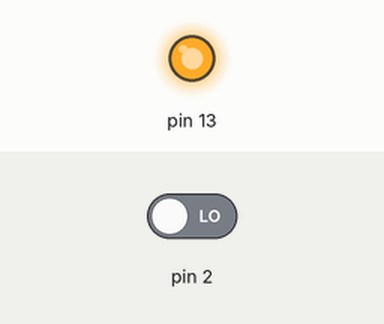
Recording of a program running on a simulated Arduino Uno, built with avr-gcc and run on an emulated ATmega328P. Parts: output pins drawn as LEDs (lit = HIGH). Inputs (shaded band) come from the test bench; at power-on: pin 2 LOW.

Above: at 1.2 s.
1.3 s: pin 2 driven HIGH
At 2.2 s:
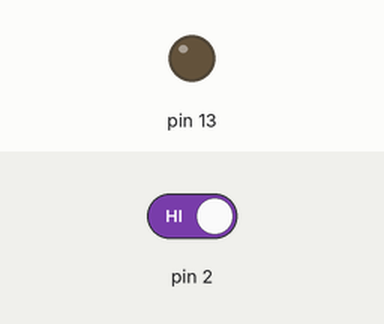
2.8 s: pin 2 driven LOW
At 3.3 s:
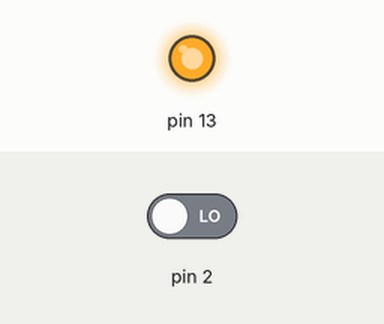
Timing chart, 0 to 5.8 s (numbered marks = the images above; inputs shaded):
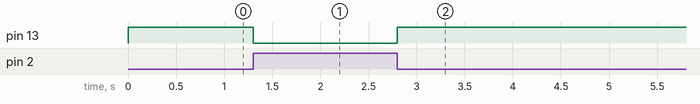

The program:

main.cpp
```cpp
#include <Arduino.h>
#define led B00100000 //led pin 5 port B PB5
#define button B00000100 // button pin 2 port D PD2
// Note* 1 in button is just indicated, PD2 need to be 0 to define as input

void setup() {
  // put your setup code here, to run once:
  DDRB = 0;
  DDRD = 0;
  DDRB |= led;
  DDRD &= button; // 00000000 & 00000100 = 00000000
}

void loop() {
  // put your main code here, to run repeatedly:
/*

Using pull up resistance with the button, it mean that when it is not press
, it is high->1. When it is pressed, it is low->0

*/


if (!(1 << PD2 & PIND)){
    /*

    (1 << PD2) = 00000100
    PIND = 11111111
    => (1 << PD2) & PIND = 00000100-> PD2 is high
    => by setting !, so when it is low -> do something

    */

    PORTB |= B00100000; // PB5 is 1

}

else{

    PORTB &= !B00100000; // PB5 is 0

}


}
```

Measured:
- after the input at 1.3 s, pin 13: HIGH → LOW at once
- after the input at 2.8 s, pin 13: LOW → HIGH at once
